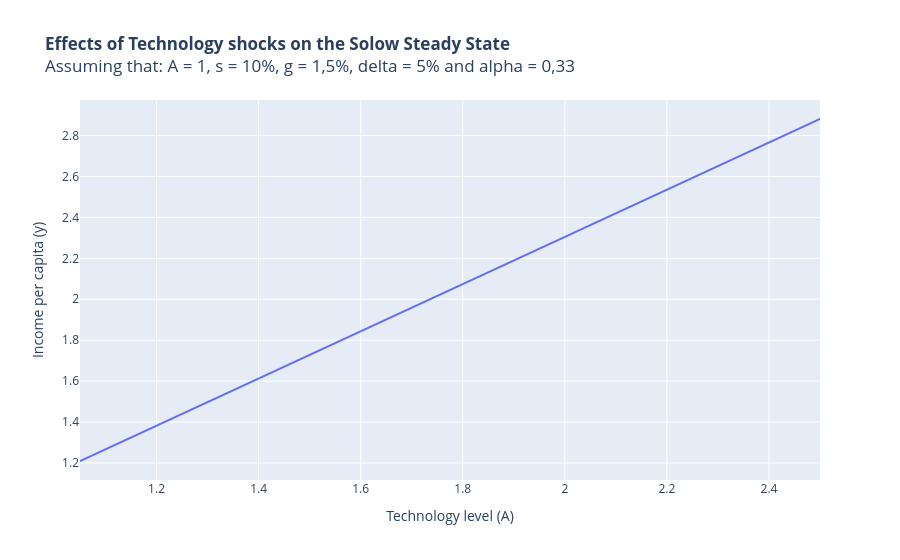

Notebook code for this chart:
### Code cell
px.line(
    x = shock_A,
    y = effect_A,
    labels = dict(
        x = "Technology level (A)",
        y = "Income per capita (y)"
        ),
    title = "<b>Effects of Technology shocks on the Solow Steady State</b>" +
    "<br>Assuming that: A = 1, s = 10%, g = 1,5%, delta = 5% and alpha = 0,33"
    ).add_annotation(
    showarrow = False,
    text = "Based on materials from: analise macro.com.br",
    x = 1,
    xref = "paper",
    y = -0.4,
    yref = "paper",
    align = "right"
    )

### Figure 1 — Plotly figure (JSON) as saved in the notebook; plotly's stock layout.template omitted (floating-point values rounded to 4 significant figures; data arrays with more than 128 entries replaced by an {"elided": "..."} marker saying what was removed)
{"data": [{"hovertemplate": "Technology level (A)=%{x}<br>Income per capita (y)=%{y}<extra></extra>", "legendgroup": "", "line": {"color": "#636efa", "dash": "solid"}, "marker": {"symbol": "circle"}, "mode": "lines", "name": "", "orientation": "v", "showlegend": false, "type": "scatter", "x": {"elided": "146 float values"}, "xaxis": "x", "y": {"elided": "146 float values"}, "yaxis": "y"}], "layout": {"annotations": [{"align": "right", "showarrow": false, "text": "Based on materials from: analise macro.com.br", "x": 1, "xref": "paper", "y": -0.4, "yref": "paper"}], "legend": {"tracegroupgap": 0}, "title": {"text": "<b>Effects of Technology shocks on the Solow Steady State</b><br>Assuming that: A = 1, s = 10%, g = 1,5%, delta = 5% and alpha = 0,33"}, "xaxis": {"anchor": "y", "domain": [0, 1], "title": {"text": "Technology level (A)"}}, "yaxis": {"anchor": "x", "domain": [0, 1], "title": {"text": "Income per capita (y)"}}}}
